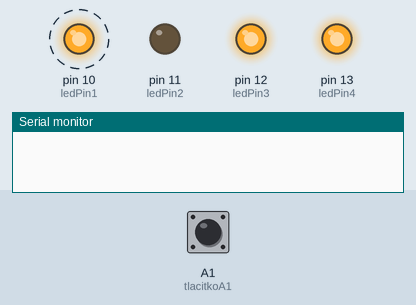
Recording of a program running on a simulated Arduino Uno, built with avr-gcc and run on an emulated ATmega328P. On the bench: output pins drawn as LEDs (lit = HIGH), the last lines printed to the serial monitor. Dashed ring = blinking. Inputs (shaded band) come from the test bench; at power-on: A1 (tlacitkoA1) HIGH.

Above: at 0.5 s.
1.3 s: A1 (tlacitkoA1) pulled LOW for 0.15 s
At 2.11 s:
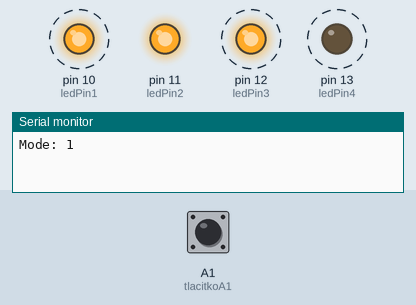
4.3 s: A1 (tlacitkoA1) pulled LOW for 1 s
At 4.72 s:
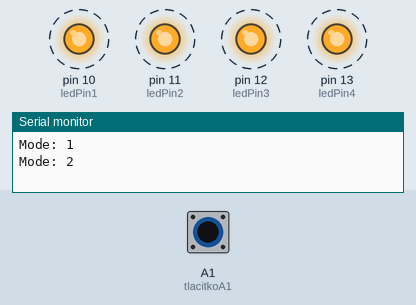
7.3 s: A1 (tlacitkoA1) pulled LOW for 3.2 s
At 7.74 s:
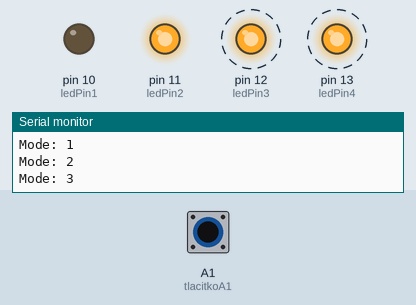
Timing chart, 0 to 18.0 s (numbered marks = the images above; inputs shaded):
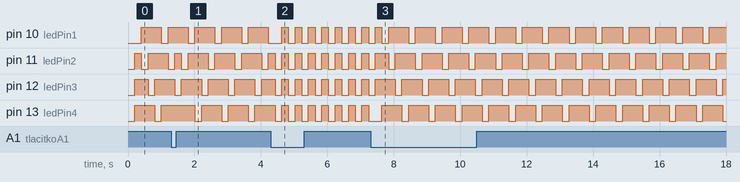

The program:

main.cpp
```cpp
#include <Arduino.h>

#define tlacitkoA1 A1

// Define the LED pins
const int ledPin1 = 10;
const int ledPin2 = 11;
const int ledPin3 = 12;
const int ledPin4 = 13;

unsigned long previousMillis = 0;

int ledOn = 0;
bool sviti = false;

int mode = 0;
bool switchState = false;
bool buttonState1;

void setup()
{
  pinMode(tlacitkoA1, INPUT_PULLUP);

  pinMode(ledPin1, OUTPUT);
  pinMode(ledPin2, OUTPUT);
  pinMode(ledPin3, OUTPUT);
  pinMode(ledPin4, OUTPUT);
  Serial.begin(9600);
}

void zleva()
{
  if (millis() - previousMillis > 200)
  {
    previousMillis = millis();
    switch (ledOn)
    {
    case 0:
      digitalWrite(ledPin1, LOW);
      digitalWrite(ledPin2, HIGH);
      digitalWrite(ledPin3, HIGH);
      digitalWrite(ledPin4, HIGH);
      break;
    case 1:
      digitalWrite(ledPin1, HIGH);
      digitalWrite(ledPin2, LOW);
      digitalWrite(ledPin3, HIGH);
      digitalWrite(ledPin4, HIGH);
      break;
    case 2:
      digitalWrite(ledPin1, HIGH);
      digitalWrite(ledPin2, HIGH);
      digitalWrite(ledPin3, LOW);
      digitalWrite(ledPin4, HIGH);
      break;
    case 3:
      digitalWrite(ledPin1, HIGH);
      digitalWrite(ledPin2, HIGH);
      digitalWrite(ledPin3, HIGH);
      digitalWrite(ledPin4, LOW);
      break;
    }
    ledOn++;
    if (ledOn >= 4)
    {
      ledOn = 0;
    }
  }
}

void zprava()
{
  if (millis() - previousMillis > 200)
  {
    previousMillis = millis();
    switch (ledOn)
    {
    case 0:
      digitalWrite(ledPin1, LOW);
      digitalWrite(ledPin2, HIGH);
      digitalWrite(ledPin3, HIGH);
      digitalWrite(ledPin4, HIGH);
      break;
    case 1:
      digitalWrite(ledPin1, HIGH);
      digitalWrite(ledPin2, LOW);
      digitalWrite(ledPin3, HIGH);
      digitalWrite(ledPin4, HIGH);
      break;
    case 2:
      digitalWrite(ledPin1, HIGH);
      digitalWrite(ledPin2, HIGH);
      digitalWrite(ledPin3, LOW);
      digitalWrite(ledPin4, HIGH);
      break;
    case 3:
      digitalWrite(ledPin1, HIGH);
      digitalWrite(ledPin2, HIGH);
      digitalWrite(ledPin3, HIGH);
      digitalWrite(ledPin4, LOW);
      break;
    }
    if (ledOn <= 0)
    {
      ledOn = 4;
    }
    ledOn--;
  }
}

void onoff()
{
  if (millis() - previousMillis > 200)
  {
    previousMillis = millis();
    if (sviti == false)
    {
      sviti = true;
      digitalWrite(ledPin1, LOW);
      digitalWrite(ledPin2, LOW);
      digitalWrite(ledPin3, LOW);
      digitalWrite(ledPin4, LOW);
    }
    else
    {
      sviti = false;
      digitalWrite(ledPin1, HIGH);
      digitalWrite(ledPin2, HIGH);
      digitalWrite(ledPin3, HIGH);
      digitalWrite(ledPin4, HIGH);
    }
  }
}

void zhasni()
{

  digitalWrite(ledPin1, HIGH);
  digitalWrite(ledPin2, HIGH);
  digitalWrite(ledPin3, HIGH);
  digitalWrite(ledPin4, HIGH);
}

void loop()
{

  // Read the button states
  buttonState1 = digitalRead(tlacitkoA1);

  // Change mode based on button presses

  if (buttonState1 == LOW)
  {
    if (switchState == false)
    {
      mode++;
      Serial.println();
      Serial.print("Mode: ");
      Serial.print(mode);
      switchState = true;
    }
  }
  else
  {
    switchState = false;
  }
  if (mode > 2)
  {
    mode = 0;
  }

  switch (mode)
  {
  case 0:
    zleva();
    // digitalWrite(ledPin1, LOW);
    // digitalWrite(ledPin2, HIGH);
    // digitalWrite(ledPin3, HIGH);
    break;
  case 1:
    zprava();
    // digitalWrite(ledPin1, HIGH);
    // digitalWrite(ledPin2, LOW);
    // digitalWrite(ledPin3, HIGH);
    break;
  case 2:
    onoff();
    // digitalWrite(ledPin1, HIGH);
    // digitalWrite(ledPin2, HIGH);
    // digitalWrite(ledPin3, LOW);
    break;
  }
}
```

Measured:
- after the input at 4.3 s, pin 10 (ledPin1): alternates HIGH for 0.20 s and LOW for 0.20 s, starting after 0.33 s; pin 11 (ledPin2), pin 12 (ledPin3): alternates HIGH for 0.20 s and LOW for 0.20 s, starting after 0.13 s; pin 13 (ledPin4): alternates HIGH for 0.20 s and LOW for 0.20 s, starting after 0.53 s
- after the input at 7.3 s, pin 12 (ledPin3): alternates HIGH for 0.60 s and LOW for 0.20 s, starting after 0.75 s; pin 13 (ledPin4): alternates HIGH for 0.60 s and LOW for 0.20 s, starting after 0.34 s
- by itself, pin 10 (ledPin1), pin 12 (ledPin3), pin 13 (ledPin4): alternates HIGH for 0.60 s and LOW for 0.20 s
- by itself, pin 11 (ledPin2): repeats every 0.80 s: LOW 0.20 s, HIGH 0.60 s
